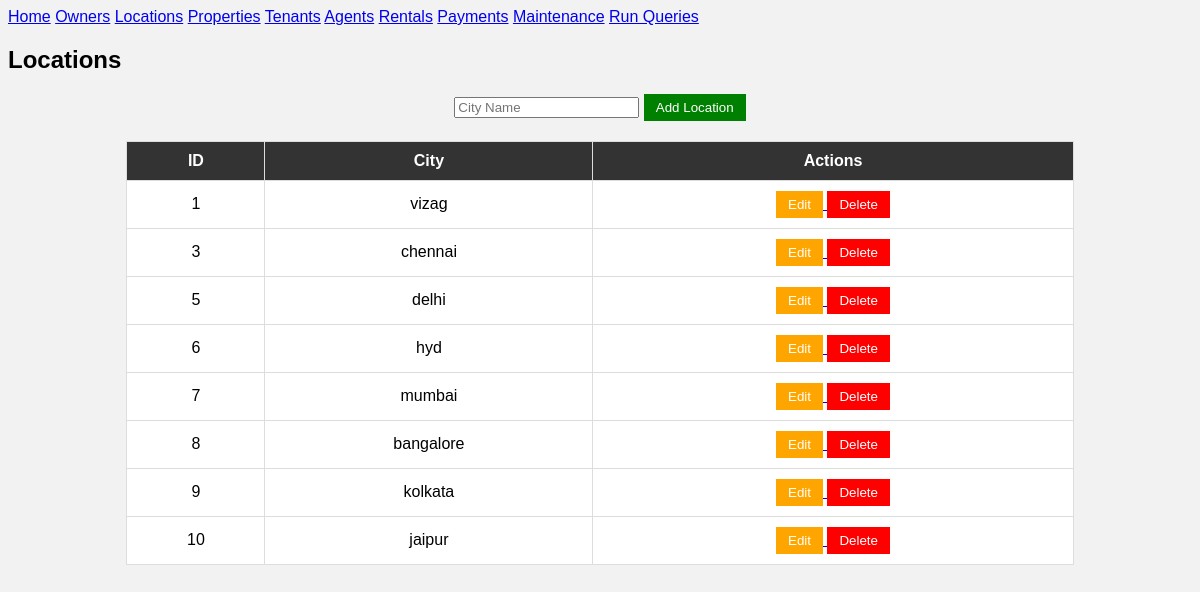
/locations, run on the app's committed database.
### tables this page shows
CREATE TABLE locations(id INTEGER PRIMARY KEY AUTOINCREMENT, city TEXT);

### app.py (the view)
@app.route("/locations", methods=["GET","POST"])
def locations():
    conn = get_db()
    cur = conn.cursor()
    if request.method == "POST":
        city = request.form["city"]
        cur.execute("INSERT INTO locations(city) VALUES(?)",(city,))
        conn.commit()
    cur.execute("SELECT * FROM locations")
    locations = cur.fetchall()
    conn.close()
    return render_template("locations.html", locations=locations)

### app.py (called while the page is built)
def get_db():
    conn = sqlite3.connect("realestate.db")
    conn.row_factory = sqlite3.Row
    return conn

### templates/locations.html (shortened to what this page needs)
{% extends "base.html" %}
{% block content %}
<h2>Locations</h2>
<form method="POST">
<input type="text"
name="city"
placeholder="City Name"
required>
<button class="add">Add Location</button>
</form>
<table>
<tr>
<th>ID</th>
<th>City</th>
<th>Actions</th>
</tr>
{% for location in locations %}
<tr>
<td>{{location.id}}</td>
<td>{{location.city}}</td>
<td>
<a href="/edit_location/{{location.id}}">
    <button  class="edit">Edit</button>
</a>
<a href="/delete_location/{{location.id}}"
onclick="return confirm('Delete location?')">
<button class="delete">Delete</button>
</a>
</td>
</tr>
{% endfor %}
</table>
{% endblock %}

### static/style.css (style rules this page uses)
body { background: linear-gradient(135deg, #1e3c72, #2a5298); min-height: 100vh; font-family: 'Segoe UI', Tahoma, Geneva, Verdana, sans-serif; }

### templates/locations.html (style rules this page uses)
body { font-family:Arial; background:#f2f2f2; }
table { width:80%; margin:auto; border-collapse:collapse; background:white; }
th,td { border:1px solid #ddd; padding:10px; text-align:center; }
th { background:#333; color:white; }
button { padding:6px 12px; cursor:pointer; border:none; }
.add { background:green; color:white; }
.edit { background:orange; color:white; }
.delete { background:red; color:white; }
form { text-align:center; margin:20px; }

### data on the page
locations: id "1", city "vizag"
locations: id "3", city "chennai"
locations: id "5", city "delhi"
locations: id "6", city "hyd"
locations: id "7", city "mumbai"
locations: id "8", city "bangalore"
locations: id "9", city "kolkata"
locations: id "10", city "jaipur"
